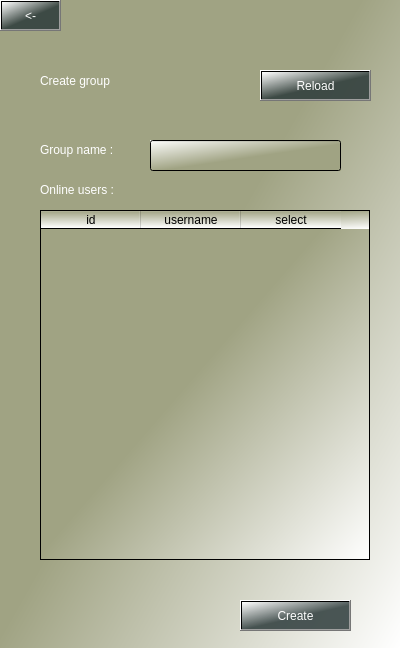
<?xml version="1.0" encoding="UTF-8"?>
<ui version="4.0">
 <class>Dialog</class>
 <widget class="QDialog" name="Dialog">
  <property name="geometry">
   <rect>
    <x>0</x>
    <y>0</y>
    <width>400</width>
    <height>648</height>
   </rect>
  </property>
  <property name="windowTitle">
   <string>Dialog</string>
  </property>
  <property name="styleSheet">
   <string notr="true">background-color: qlineargradient(spread:pad, x1:0.448864, y1:0.494, x2:1, y2:1, stop:0 rgba(160, 163, 131, 255), stop:1 rgba(255, 255, 255, 255));</string>
  </property>
  <widget class="QLabel" name="label">
   <property name="geometry">
    <rect>
     <x>40</x>
     <y>180</y>
     <width>101</width>
     <height>20</height>
    </rect>
   </property>
   <property name="styleSheet">
    <string notr="true">color: rgb(255, 255, 255);
font: 75 8pt &quot;MS Shell Dlg 2&quot;;
font: 12pt &quot;MS Shell Dlg 2&quot;;
selection-color: qradialgradient(spread:pad, cx:0.5, cy:0.5, radius:0.5, fx:0.5, fy:0.5, stop:0 rgba(255, 235, 235, 206), stop:0.35 rgba(255, 188, 188, 80), stop:0.4 rgba(255, 162, 162, 80), stop:0.425 rgba(255, 132, 132, 156), stop:0.44 rgba(252, 128, 128, 80), stop:1 rgba(255, 255, 255, 0));
background-color: qlineargradient(spread:pad, x1:1, y1:1, x2:1, y2:1, stop:0 rgba(104, 86, 77, 0), stop:0.994318 rgba(255, 255, 255, 255));</string>
   </property>
   <property name="text">
    <string>Online users :</string>
   </property>
  </widget>
  <widget class="QLabel" name="label_4">
   <property name="geometry">
    <rect>
     <x>40</x>
     <y>60</y>
     <width>161</width>
     <height>41</height>
    </rect>
   </property>
   <property name="styleSheet">
    <string notr="true">color: rgb(255, 255, 255);
font: 75 18pt &quot;MS Shell Dlg 2&quot;;
selection-color: qradialgradient(spread:pad, cx:0.5, cy:0.5, radius:0.5, fx:0.5, fy:0.5, stop:0 rgba(255, 235, 235, 206), stop:0.35 rgba(255, 188, 188, 80), stop:0.4 rgba(255, 162, 162, 80), stop:0.425 rgba(255, 132, 132, 156), stop:0.44 rgba(252, 128, 128, 80), stop:1 rgba(255, 255, 255, 0));
background-color: qlineargradient(spread:pad, x1:1, y1:1, x2:1, y2:1, stop:0 rgba(104, 86, 77, 0), stop:0.994318 rgba(255, 255, 255, 255));</string>
   </property>
   <property name="text">
    <string>Create group</string>
   </property>
  </widget>
  <widget class="QLabel" name="label_2">
   <property name="geometry">
    <rect>
     <x>40</x>
     <y>140</y>
     <width>101</width>
     <height>20</height>
    </rect>
   </property>
   <property name="styleSheet">
    <string notr="true">color: rgb(255, 255, 255);
font: 75 8pt &quot;MS Shell Dlg 2&quot;;
font: 12pt &quot;MS Shell Dlg 2&quot;;
selection-color: qradialgradient(spread:pad, cx:0.5, cy:0.5, radius:0.5, fx:0.5, fy:0.5, stop:0 rgba(255, 235, 235, 206), stop:0.35 rgba(255, 188, 188, 80), stop:0.4 rgba(255, 162, 162, 80), stop:0.425 rgba(255, 132, 132, 156), stop:0.44 rgba(252, 128, 128, 80), stop:1 rgba(255, 255, 255, 0));
background-color: qlineargradient(spread:pad, x1:1, y1:1, x2:1, y2:1, stop:0 rgba(104, 86, 77, 0), stop:0.994318 rgba(255, 255, 255, 255));</string>
   </property>
   <property name="text">
    <string>Group name :</string>
   </property>
  </widget>
  <widget class="QLineEdit" name="group_name">
   <property name="geometry">
    <rect>
     <x>150</x>
     <y>140</y>
     <width>191</width>
     <height>31</height>
    </rect>
   </property>
   <property name="styleSheet">
    <string notr="true">background-color: qlineargradient(spread:pad, x1:0.517, y1:0.567864, x2:0, y2:0, stop:0 rgba(160, 163, 131, 255), stop:1 rgba(255, 255, 255, 255));
font: 10pt &quot;Rockwell&quot;;</string>
   </property>
  </widget>
  <widget class="QPushButton" name="create_button">
   <property name="geometry">
    <rect>
     <x>240</x>
     <y>600</y>
     <width>111</width>
     <height>31</height>
    </rect>
   </property>
   <property name="styleSheet">
    <string notr="true">background-color: qlineargradient(spread:pad, x1:0.517, y1:0.567864, x2:0, y2:0, stop:0 rgba(43, 57, 57, 215), stop:1 rgba(255, 255, 255, 255));
color: rgb(255, 255, 255);
font: 75 12pt &quot;MS Shell Dlg 2&quot;;
color: rgb(255, 255, 255);</string>
   </property>
   <property name="text">
    <string>Create</string>
   </property>
  </widget>
  <widget class="QPushButton" name="back_to_chats_button">
   <property name="geometry">
    <rect>
     <x>0</x>
     <y>0</y>
     <width>61</width>
     <height>31</height>
    </rect>
   </property>
   <property name="styleSheet">
    <string notr="true">background-color: qlineargradient(spread:pad, x1:0.517, y1:0.567864, x2:0, y2:0, stop:0 rgba(43, 57, 57, 215), stop:1 rgba(255, 255, 255, 255));
color: rgb(255, 255, 255);
font: 75 12pt &quot;MS Shell Dlg 2&quot;;
color: rgb(255, 255, 255);</string>
   </property>
   <property name="text">
    <string>&lt;-</string>
   </property>
  </widget>
  <widget class="QTableWidget" name="tableWidget">
   <property name="geometry">
    <rect>
     <x>40</x>
     <y>210</y>
     <width>330</width>
     <height>350</height>
    </rect>
   </property>
   <column>
    <property name="text">
     <string>id</string>
    </property>
   </column>
   <column>
    <property name="text">
     <string>username</string>
    </property>
   </column>
   <column>
    <property name="text">
     <string>select</string>
    </property>
   </column>
  </widget>
  <widget class="QPushButton" name="reload_button">
   <property name="geometry">
    <rect>
     <x>260</x>
     <y>70</y>
     <width>111</width>
     <height>31</height>
    </rect>
   </property>
   <property name="styleSheet">
    <string notr="true">background-color: qlineargradient(spread:pad, x1:0.517, y1:0.567864, x2:0, y2:0, stop:0 rgba(43, 57, 57, 215), stop:1 rgba(255, 255, 255, 255));
color: rgb(255, 255, 255);
font: 75 12pt &quot;MS Shell Dlg 2&quot;;
color: rgb(255, 255, 255);</string>
   </property>
   <property name="text">
    <string>Reload</string>
   </property>
  </widget>
 </widget>
 <resources/>
 <connections/>
</ui>
